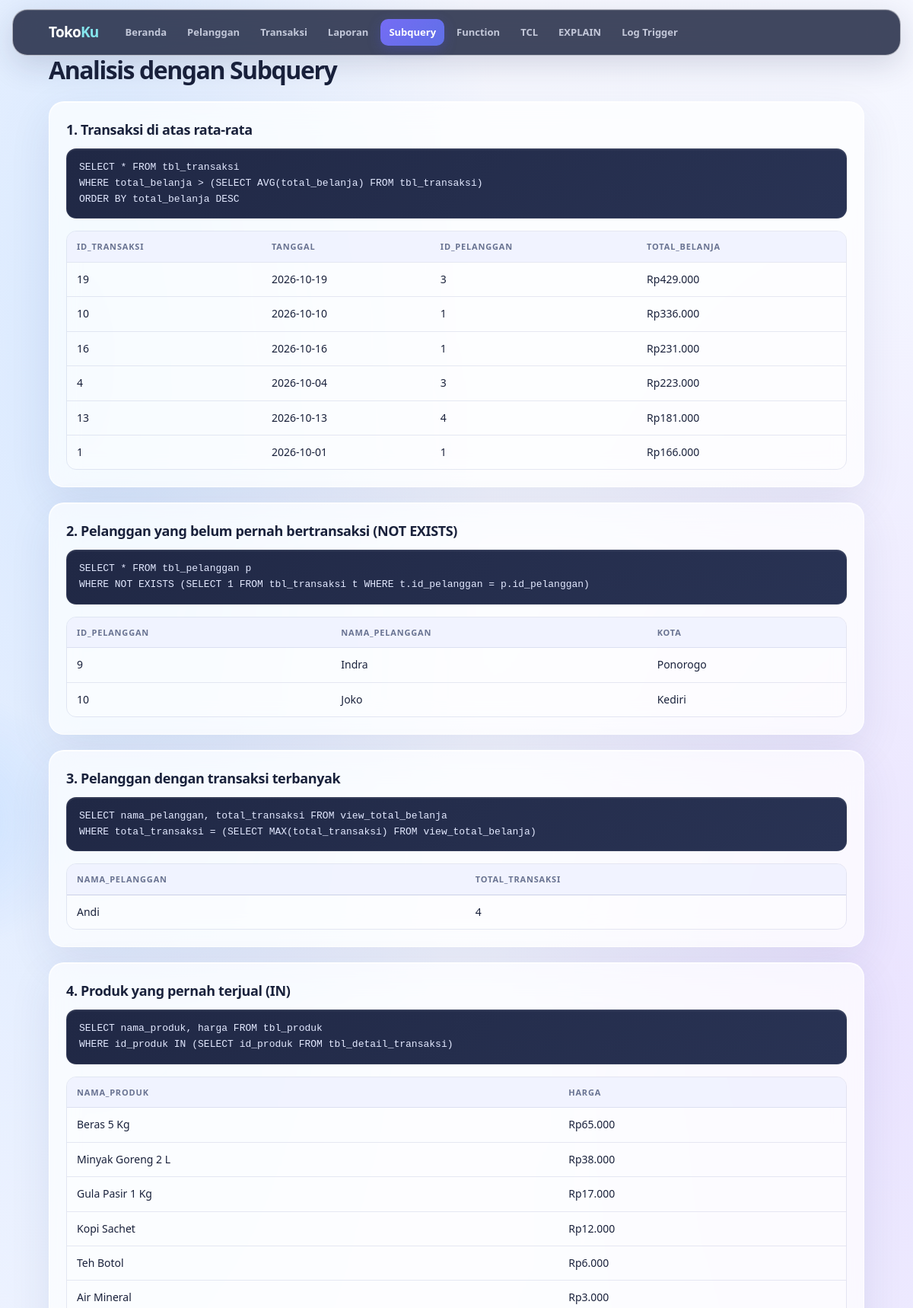
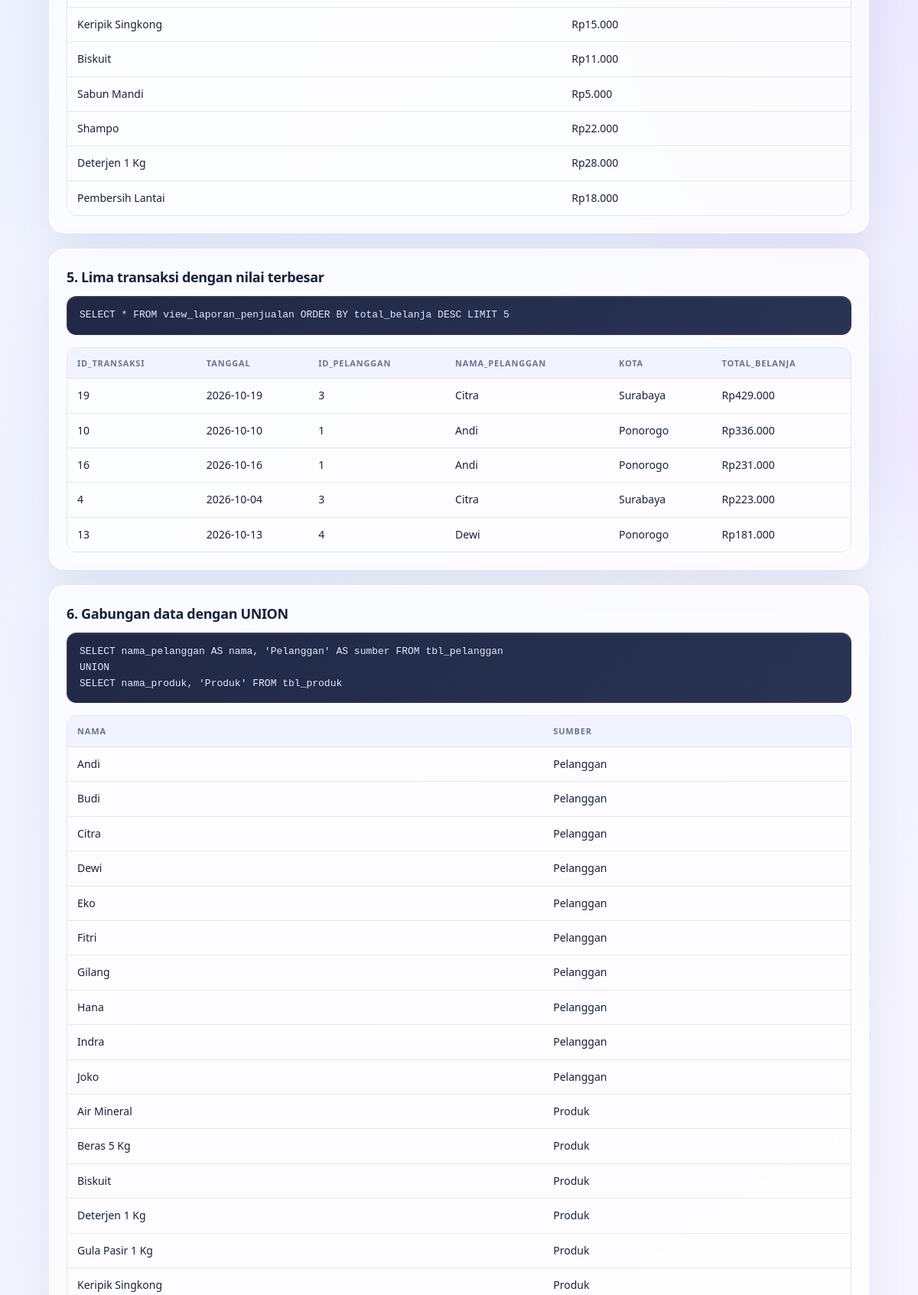
The app's page /analisis.php (upper part) with its own data (2 pictures, top to bottom).
### tables this page shows
CREATE TABLE tbl_transaksi (
  id_transaksi  INT AUTO_INCREMENT PRIMARY KEY,
  tanggal       DATE NOT NULL,
  id_pelanggan  INT NOT NULL,
  total_belanja DECIMAL(12,2) NOT NULL DEFAULT 0,
  FOREIGN KEY (id_pelanggan) REFERENCES tbl_pelanggan(id_pelanggan)
);

CREATE TABLE tbl_pelanggan (
  id_pelanggan   INT AUTO_INCREMENT PRIMARY KEY,
  nama_pelanggan VARCHAR(100) NOT NULL,
  kota           VARCHAR(50)
);

CREATE TABLE tbl_produk (
  id_produk   INT AUTO_INCREMENT PRIMARY KEY,
  nama_produk VARCHAR(100) NOT NULL,
  id_kategori INT NOT NULL,
  harga       DECIMAL(12,2) NOT NULL,
  stok        INT NOT NULL DEFAULT 0,
  FOREIGN KEY (id_kategori) REFERENCES tbl_kategori(id_kategori)
);

### includes/helpers.php (the view, shortened to what this page needs)
<?php
function e($v): string
{
    return htmlspecialchars((string) $v, ENT_QUOTES, 'UTF-8');
}
function rp($angka): string
{
    return 'Rp' . number_format((float) $angka, 0, ',', '.');
}
function ambil(PDO $pdo, string $sql, array $params = []): array
{
    $st = $pdo->prepare($sql);
    $st->execute($params);
    $rows = $st->columnCount() ? $st->fetchAll() : [];
    return $rows;
}
function tabel(array $rows, array $uang = []): string
{
    $h = '<div class="tabel-wrap"><table><thead><tr>';
    foreach (array_keys($rows[0]) as $kolom) {
        $h .= '<th>' . e($kolom) . '</th>';
    }
    $h .= '</tr></thead><tbody>';
    foreach ($rows as $r) {
        $h .= '<tr>';
        foreach ($r as $kolom => $nilai) {
            $teks = in_array($kolom, $uang, true) ? rp($nilai) : ($nilai ?? '-');
            $h .= '<td>' . e($teks) . '</td>';
        }
        $h .= '</tr>';
    }
    return $h . '</tbody></table></div>';
}

### analisis.php (shortened to what this page needs)
<?php
require __DIR__ . '/includes/header.php';
$analisis = [
    ['Transaksi di atas rata-rata',
     'SELECT * FROM tbl_transaksi
WHERE total_belanja > (SELECT AVG(total_belanja) FROM tbl_transaksi)
ORDER BY total_belanja DESC',
     ['total_belanja']],
    ['Pelanggan yang belum pernah bertransaksi (NOT EXISTS)',
     'SELECT * FROM tbl_pelanggan p
WHERE NOT EXISTS (SELECT 1 FROM tbl_transaksi t WHERE t.id_pelanggan = p.id_pelanggan)',
     []],
    ['Pelanggan dengan transaksi terbanyak',
     'SELECT nama_pelanggan, total_transaksi FROM view_total_belanja
WHERE total_transaksi = (SELECT MAX(total_transaksi) FROM view_total_belanja)',
     []],
    ['Produk yang pernah terjual (IN)',
     'SELECT nama_produk, harga FROM tbl_produk
WHERE id_produk IN (SELECT id_produk FROM tbl_detail_transaksi)',
     ['harga']],
    ['Lima transaksi dengan nilai terbesar',
     'SELECT * FROM view_laporan_penjualan ORDER BY total_belanja DESC LIMIT 5',
     ['total_belanja']],
    ['Gabungan data dengan UNION',
     "SELECT nama_pelanggan AS nama, 'Pelanggan' AS sumber FROM tbl_pelanggan
UNION
SELECT nama_produk, 'Produk' FROM tbl_produk",
     []],
];
?>
<?php foreach ($analisis as $i => [$nama, $sql, $uang]): ?>
  <div class="card">
    <h2><?= $i + 1 ?>. <?= e($nama) ?></h2>
    <pre class="sql"><?= e($sql) ?></pre>
    <?= tabel(ambil($pdo, $sql), $uang) ?>
  </div>
<?php endforeach; ?>
<?php require __DIR__ . '/includes/footer.php'; ?>

### assets/css/style.css (style rules this page uses)
:root { color-scheme: light; --primary: #6258e8; --primary-dark: #4f46d5; --bg: #f3f5ff; --card: rgba(255, 255, 255, .72); --text: #19213b; --muted: #737d99; --border: rgba(133, 146, 190, .2); --ok: #139b78; --err: #dc5364; --shadow: 0 18px 55px rgba(48, 57, 110, .09); }
* { box-sizing: border-box; margin: 0; padding: 0; }
html { min-width: 320px; scroll-behavior: smooth; }
body { min-height: 100vh; overflow-x: hidden; position: relative; isolation: isolate; font-family: "Segoe UI", system-ui, -apple-system, sans-serif; background: radial-gradient(ellipse at 9% 12%, rgba(147, 197, 253, .3), transparent 34rem), radial-gradient(ellipse at 95% 35%, rgba(216, 180, 254, .26), transparent 31rem), linear-gradient(145deg, #f8f9ff 0%, #f0f3ff 52%, #f8f5ff 100%); color: var(--text); line-height: 1.6; }
body::before, body::after { content: ""; position: fixed; z-index: -1; pointer-events: none; border-radius: 50%; filter: blur(2px); }
body::before { width: 340px; height: 340px; top: 24%; left: -230px; background: radial-gradient(circle, rgba(106, 176, 255, .2), rgba(106, 176, 255, 0) 70%); }
body::after { width: 420px; height: 420px; top: 55%; right: -300px; background: radial-gradient(circle, rgba(194, 139, 255, .18), rgba(194, 139, 255, 0) 70%); }
h2 { font-size: 18px; letter-spacing: -.02em; margin-bottom: 5px; }
.card { background: var(--card); border: 1px solid rgba(255, 255, 255, .85); border-radius: 20px; padding: 22px; margin-bottom: 20px; box-shadow: var(--shadow), inset 0 1px rgba(255, 255, 255, .9); -webkit-backdrop-filter: blur(18px) saturate(145%); backdrop-filter: blur(18px) saturate(145%); }
code, pre { font-family: Consolas, "SFMono-Regular", monospace; font-size: 13px; }
pre.sql { background: linear-gradient(135deg, #202845, #293354); color: #e3e9ff; padding: 14px 16px; border: 1px solid rgba(255, 255, 255, .08); border-radius: 13px; overflow-x: auto; margin: 10px 0 16px; box-shadow: inset 0 1px rgba(255, 255, 255, .08); }
.tabel-wrap { overflow-x: auto; border: 1px solid var(--border); border-radius: 13px; }
table { width: 100%; border-collapse: collapse; font-size: 14px; }
th, td { text-align: left; padding: 11px 13px; border-bottom: 1px solid var(--border); white-space: nowrap; }
th { background: rgba(239, 242, 255, .86); color: #697391; font-weight: 700; font-size: 11px; text-transform: uppercase; letter-spacing: .075em; }
td { background: rgba(255, 255, 255, .35); }
tr:last-child td { border-bottom: 0; }

### records on screen
tbl_transaksi: id_transaksi "19", tanggal "2026-10-19", id_pelanggan "3", total_belanja "Rp429.000"
tbl_transaksi: id_transaksi "10", tanggal "2026-10-10", id_pelanggan "1", total_belanja "Rp336.000"
tbl_transaksi: id_transaksi "16", tanggal "2026-10-16", id_pelanggan "1", total_belanja "Rp231.000"
tbl_transaksi: id_transaksi "4", tanggal "2026-10-04", id_pelanggan "3", total_belanja "Rp223.000"
tbl_transaksi: id_transaksi "13", tanggal "2026-10-13", id_pelanggan "4", total_belanja "Rp181.000"
tbl_transaksi: id_transaksi "1", tanggal "2026-10-01", id_pelanggan "1", total_belanja "Rp166.000"
tbl_pelanggan: id_pelanggan "9", nama_pelanggan "Indra", kota "Ponorogo"
tbl_pelanggan: id_pelanggan "10", nama_pelanggan "Joko", kota "Kediri"
tbl_produk: nama_produk "Beras 5 Kg", harga "Rp65.000"
tbl_produk: nama_produk "Minyak Goreng 2 L", harga "Rp38.000"
tbl_produk: nama_produk "Gula Pasir 1 Kg", harga "Rp17.000"
tbl_produk: nama_produk "Kopi Sachet", harga "Rp12.000"
tbl_produk: nama_produk "Teh Botol", harga "Rp6.000"
tbl_produk: nama_produk "Air Mineral", harga "Rp3.000"
tbl_produk: nama_produk "Keripik Singkong", harga "Rp15.000"
tbl_produk: nama_produk "Biskuit", harga "Rp11.000"
tbl_produk: nama_produk "Sabun Mandi", harga "Rp5.000"
tbl_produk: nama_produk "Shampo", harga "Rp22.000"
tbl_produk: nama_produk "Deterjen 1 Kg", harga "Rp28.000"
tbl_produk: nama_produk "Pembersih Lantai", harga "Rp18.000"

### other values on screen
$nama "Beranda"
$nama "Pelanggan"
$nama "Transaksi"
$nama "Laporan"
$nama "Subquery"
$nama "Function"
$nama "TCL"
$nama "EXPLAIN"
$nama "Log Trigger"
$judul "Analisis dengan Subquery"
$nama "Transaksi di atas rata-rata"
$sql "SELECT * FROM tbl_transaksi WHERE total_belanja > (SELECT AVG(total_belanja) FROM tbl_transaksi) ORDER BY total_belanja DESC"
$kolom "ID_TRANSAKSI"
$kolom "TANGGAL"
$kolom "ID_PELANGGAN"
